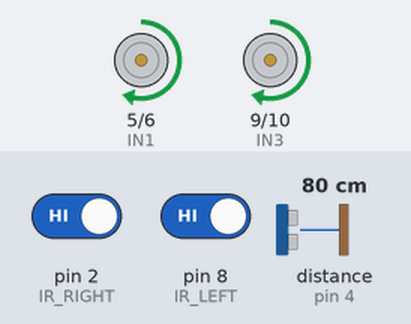
This sketch was run on a simulated Arduino Uno, built with avr-gcc and run on an emulated ATmega328P. On the bench: motor-driver pin pairs drawn as motors (green arrow = first pin HIGH = forward, orange = second pin HIGH = backward, longer = more drive, scaled by the enable pin). Wiring (inferred from the names in the program): ultrasonic range finder: trigger pin 12; echo pin 4. The test bench sets the inputs (shaded band); at power-on: distance to the obstacle (sensor on pin 4) 80 cm, pin 2 (IR_RIGHT) HIGH, pin 8 (IR_LEFT) HIGH. The echo pulse lasts 58.3 µs per cm.

Above: at 3.77 s.
4.3 s: distance to the obstacle (sensor on pin 4) set to 23 cm
At 4.68 s:
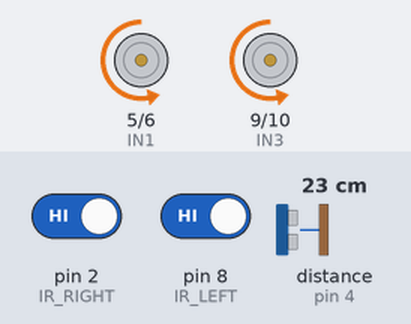
7.3 s: distance to the obstacle (sensor on pin 4) set to 18 cm
At 8.3 s:
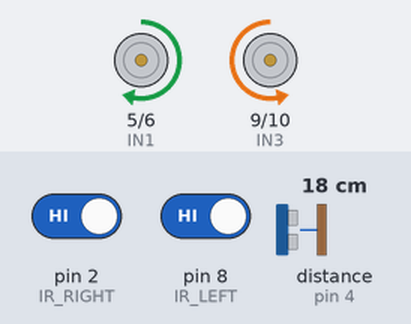
10.3 s: distance to the obstacle (sensor on pin 4) set to 35 cm
At 11.15 s:
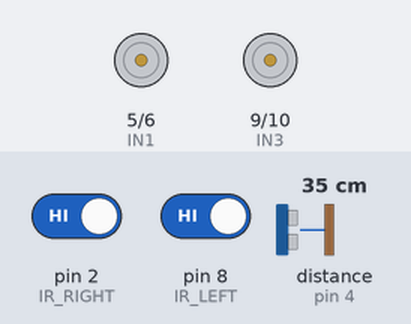
13.3 s: distance to the obstacle (sensor on pin 4) set to 2 cm
Timing chart, 0 to 17.3 s (numbered marks = the images above; inputs shaded):
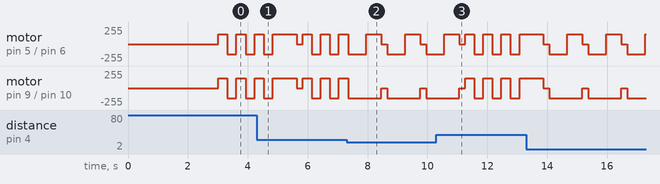

The sketch:

sketch_jul1a.ino
```cpp
// ---------------- 针脚定义 (根据接线文档提取) ----------------
// L298N 电机驱动控制引脚
const int ENA = 3;   // 左电机使能 (PWM调速)
const int IN1 = 5;   // 左电机逻辑1
const int IN2 = 6;   // 左电机逻辑2
const int IN3 = 9;   // 右电机逻辑1
const int IN4 = 10;  // 右电机逻辑2
const int ENB = 11;  // 右电机使能 (PWM调速)

// 超声波模块引脚
const int TRIG = 12; // 发射端
const int ECHO = 4;  // 接收端

// 红外避障模块引脚
const int IR_LEFT = 8;  // 左边红外避障
const int IR_RIGHT = 2; // 右边红外避障

// ---------------- 全局变量 ----------------
const unsigned long WORK_TIME_LIMIT = 600000; // 总工作时间：10分钟 = 600,000毫秒
unsigned long startTime = 0;
int motorSpeed = 150; // 小车速度 (范围: 0-255，建议稍微调低点以便仔细清洁)

void setup() {
  Serial.begin(9600);

  // 初始化电机引脚
  pinMode(ENA, OUTPUT);
  pinMode(IN1, OUTPUT);
  pinMode(IN2, OUTPUT);
  pinMode(IN3, OUTPUT);
  pinMode(IN4, OUTPUT);
  pinMode(ENB, OUTPUT);

  // 初始化超声波引脚
  pinMode(TRIG, OUTPUT);
  pinMode(ECHO, INPUT);

  // 初始化红外避障引脚
  pinMode(IR_LEFT, INPUT);
  pinMode(IR_RIGHT, INPUT);

  // 记录开机时间
  startTime = millis();

  // 启动前停顿3秒，方便你放下小车
  delay(3000);
}

void loop() {
  // 1. 检查是否达到10分钟工作时间
  if (millis() - startTime >= WORK_TIME_LIMIT) {
    stopMotors(); // 停止所有动作
    while(true);  // 进入死循环，等待手动重启
  }

  // 2. 检查前方是否有障碍物
  if (detectObstacle()) {
    // 遇到障碍物：后退并改变方向
    moveBackward();
    delay(600);      // 后退0.6秒
    turnRight();     // 向右转改变方向
    delay(500);      // 转向0.5秒
    stopMotors();
    delay(200);
  } else {
    // 3. 没有障碍物，执行“摩擦清洁”动作
    sweepArea();

    // 4. 当前区域清洁完毕，前进到下一个区域
    // 再次检测一下，防止在刚刚前进时撞墙
    if (!detectObstacle()) {
      moveForward();
      delay(800); // 前进0.8秒去新区域
      stopMotors();
      delay(200);
    }
  }
}

// ---------------- 核心功能函数 ----------------

// 区域往复摩擦清洁动作
void sweepArea() {
  // 循环3次：前进一点，后退一点，模拟拖地/吸尘摩擦
  for (int i = 0; i < 3; i++) {
    // 每次动作前检查障碍，防止在“摩擦”时撞车
    if (detectObstacle()) return;

    moveForward();
    delay(300); // 前进摩擦0.3秒

    if (detectObstacle()) return;

    moveBackward();
    delay(300); // 后退摩擦0.3秒
  }
}

// 障碍检测函数 (综合超声波和红外)
bool detectObstacle() {
  // 1. 超声波测距
  digitalWrite(TRIG, LOW);
  delayMicroseconds(2);
  digitalWrite(TRIG, HIGH);
  delayMicroseconds(10);
  digitalWrite(TRIG, LOW);

  long duration = pulseIn(ECHO, HIGH, 30000); // 30ms超时设置
  int distance = duration * 0.034 / 2;

  // 2. 读取红外避障状态 (通常遇到障碍物输出LOW)
  int leftState = digitalRead(IR_LEFT);
  int rightState = digitalRead(IR_RIGHT);

  // 如果超声波距离小于20cm，或者左右红外检测到障碍，则判定为有障碍
  if ((distance > 0 && distance < 20) || leftState == LOW || rightState == LOW) {
    return true;
  }
  return false;
}

// ---------------- 基础运动控制函数 ----------------

void moveForward() {
  analogWrite(ENA, motorSpeed);
  analogWrite(ENB, motorSpeed);
  // 左电机正转
  digitalWrite(IN1, HIGH);
  digitalWrite(IN2, LOW);
  // 右电机正转
  digitalWrite(IN3, HIGH);
  digitalWrite(IN4, LOW);
}

void moveBackward() {
  analogWrite(ENA, motorSpeed);
  analogWrite(ENB, motorSpeed);
  // 左电机反转
  digitalWrite(IN1, LOW);
  digitalWrite(IN2, HIGH);
  // 右电机反转
  digitalWrite(IN3, LOW);
  digitalWrite(IN4, HIGH);
}

void turnRight() {
  analogWrite(ENA, motorSpeed);
  analogWrite(ENB, motorSpeed);
  // 左电机正转
  digitalWrite(IN1, HIGH);
  digitalWrite(IN2, LOW);
  // 右电机反转 (产生原地右转效果)
  digitalWrite(IN3, LOW);
  digitalWrite(IN4, HIGH);
}

void stopMotors() {
  analogWrite(ENA, 0);
  analogWrite(ENB, 0);
  digitalWrite(IN1, LOW);
  digitalWrite(IN2, LOW);
  digitalWrite(IN3, LOW);
  digitalWrite(IN4, LOW);
}
```

Measured:
- the behaviour switches between 21 and 20 cm on distance to the obstacle (sensor on pin 4) (found by bisection; images 1 and 2)
- by itself, motor on pin 5 (IN1) / pin 6 (IN2): repeats every 1.3 s: backward 150/255 0.60 s, forward 150/255 0.50 s, stopped 0.20 s
- by itself, motor on pin 9 (IN3) / pin 10 (IN4): alternates backward 150/255 for 1.1 s and stopped for 0.20 s
